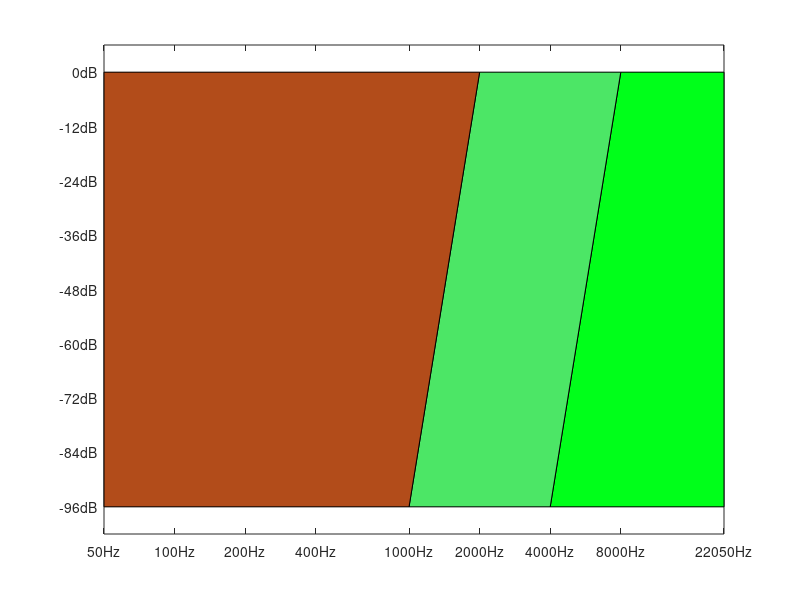

Here is the MATLAB script that generated this plot:
B1=[   4000,   8000,  22050,  22050 ];
B1V=[ -96,   0,   0, -96 ];
B2=[  1000,  2000,  8000,  4000 ];
B2V=[ -96,   0,   0, -96 ];
B3=[    50,    50,  2000,  1000 ];
B3V=[ -96,   0,   0, -96 ];

fill(B1,B1V,[0 1 0.1],B2,B2V,[0.3 0.9 0.4],B3,B3V,[ 0.7 0.3 0.1 ] )
xticks=[50 100 200 400 1000 2000 4000 8000 22050];
xlabels={'50Hz','100Hz','200Hz','400Hz','1000Hz','2000Hz','4000Hz','8000Hz','22050Hz'};
yticks=[0 -12 -24 -36 -48 -60 -72 -84 -96];
ylabels={'0dB','-12dB','-24dB','-36dB', '-48dB', '-60dB', '-72dB', '-84dB', '-96dB' };
axis([50 22050 -102 6])
set(gca, 'XScale', 'log')
set(gca, 'XTick',xticks)
set(gca, 'XTickLabel', xlabels)
set(gca, 'YTick',yticks)
set(gca, 'YTickLabel', ylabels)



 